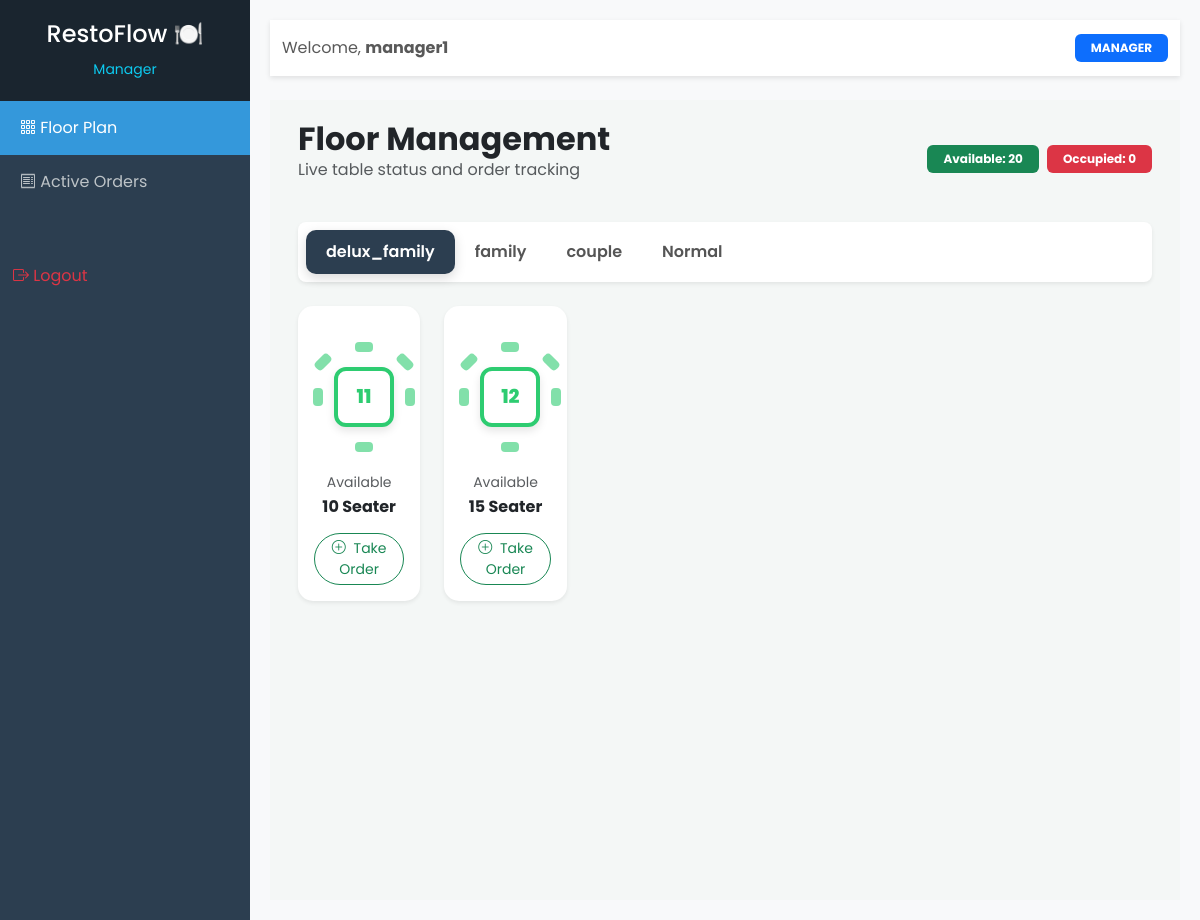
Page /tables/ (signed in) on the committed database.
### users/models.py (models this page shows, shortened)
class User(AbstractUser):
  class Role(models.TextChoices):
    ADMIN = "ADMIN","Admin"
    MANAGER = "MANAGER","Manager"
    CHEF = "CHEF","Chef"
    CASHIER = "CASHIER","Cashier"
  base_role = Role.ADMIN
  role = models.CharField(max_length=10,choices=Role.choices)
  @property
  def is_chef(self):
    return self.role == self.Role.CHEF
  @property
  def is_cashier(self):
    return self.role == self.Role.CASHIER

### core/models.py (models this page shows, shortened)
class TableSection(models.Model):
    name = models.CharField(max_length=50, unique=True, help_text="e.g. AC, Family, Rooftop")
    service_charge_percent = models.DecimalField(
        max_digits=5, decimal_places=2, default=0.00,
        help_text="Family section ke liye 10.00 likhein"
    )
    is_active = models.BooleanField(default=True, help_text="Kya yeh section abhi operational hai?")
    display_order = models.IntegerField(default=0, help_text="Dashboard par kounsa section pehle dikhega")
    class Meta:
        verbose_name_plural = "Table Sections"
        ordering = ['display_order']

class Table(models.Model):
    STATUS_CHOICES = [
        ('AVAILABLE', 'Available'),
        ('OCCUPIED', 'Occupied'),
        ('RESERVED', 'Reserved'), # FUTURE PROOF: Advance booking ke liye
        ('OUT_OF_ORDER', 'Out of Order'), # FUTURE PROOF: Repair/Cleaning ke liye
    ]
    table_number = models.IntegerField(unique=True)
    capacity = models.IntegerField(help_text="Kitne log baith sakte hain")
    section = models.ForeignKey(TableSection, on_delete=models.CASCADE, related_name='tables')
    status = models.CharField(max_length=20, choices=STATUS_CHOICES, default='AVAILABLE')
    is_active = models.BooleanField(default=True, help_text="Kya yeh table use karne layak hai?")
    last_updated = models.DateTimeField(auto_now=True)
    class Meta:
        ordering = ['table_number']

### core/views.py (the view)
# urls.py: path('tables/', views.floor_plan, name='floor_plan'),
@login_required
def floor_plan(request):
    sections = TableSection.objects.filter(is_active=True).prefetch_related('tables')
    return render(request, 'core/floor_plan.html', {
        'sections': sections,
        'available_count': Table.objects.filter(status='AVAILABLE').count(),
        'occupied_count': Table.objects.filter(status='OCCUPIED').count(),
    })

### templates/core/floor_plan.html (shortened to what this page needs)
{% extends 'base.html' %}
{% block content %}
<div class="floor-container">
    <div class="container-fluid">
        <div class="d-flex justify-content-between align-items-center mb-4 px-3">
            <div>
                <h2 class="fw-bold mb-0">Floor Management</h2>
                <p class="text-muted">Live table status and order tracking</p>
            </div>
            <div class="d-flex gap-2">
                <span class="badge bg-success py-2 px-3">Available: {{ available_count }}</span>
                <span class="badge bg-danger py-2 px-3">Occupied: {{ occupied_count }}</span>
            </div>
        </div>
        <ul class="nav nav-pills mb-4 bg-white p-2 rounded-3 shadow-sm mx-3" id="pills-tab" role="tablist">
            {% for section in sections %}
            <li class="nav-item" role="presentation">
                <button class="nav-link {% if forloop.first %}active{% endif %}"
                        id="tab-{{ section.id }}" data-bs-toggle="pill"
                        data-bs-target="#sec-{{ section.id }}" type="button">
                    {{ section.name }}
                </button>
            </li>
            {% endfor %}
        </ul>
        <div class="tab-content px-3" id="pills-tabContent">
            {% for section in sections %}
            <div class="tab-pane fade {% if forloop.first %}show active{% endif %}" id="sec-{{ section.id }}">
                <div class="row g-4">
                    {% for table in section.tables.all %}
                    <div class="col-6 col-md-4 col-lg-3 col-xl-2">
                        <div class="card table-card shadow-sm status-{{ table.status|lower }}">
                            <div class="card-body">
                                <div class="table-wrapper">
                                    <div class="table-core">
                                        {{ table.table_number }}
                                    </div>
                                    {% if table.capacity >= 1 %}<div class="chair chair-top"></div>{% endif %}
                                    {% if table.capacity >= 2 %}<div class="chair chair-bottom"></div>{% endif %}
                                    {% if table.capacity >= 3 %}<div class="chair chair-left"></div>{% endif %}
                                    {% if table.capacity >= 4 %}<div class="chair chair-right"></div>{% endif %}
                                    {% if table.capacity >= 5 %}<div class="chair chair-top-left"></div>{% endif %}
                                    {% if table.capacity >= 6 %}<div class="chair chair-top-right"></div>{% endif %}
                                </div>
                                <div class="text-center mt-2">
                                    <p class="small text-muted mb-1">{{ table.get_status_display }}</p>
                                    <h6 class="fw-bold">{{ table.capacity }} Seater</h6>
                                </div>
                                <div class="mt-3">
                                    {% if table.status == 'AVAILABLE' %}
                                        <a href="{% url 'initiate_order' table.id %}" class="btn btn-sm btn-outline-success w-100 rounded-pill">
                                            <i class="bi bi-plus-circle me-1"></i> Take Order
                                        </a>
                                    {% elif table.status == 'OCCUPIED' %}
                                        <a href="{% url 'initiate_order' table.id %}" class="btn btn-sm btn-danger w-100 rounded-pill shadow-sm">
                                            <i class="bi bi-eye me-1"></i> View/Add Items
                                        </a>
                                    {% else %}
                                        <button class="btn btn-sm btn-secondary w-100 rounded-pill disabled" disabled>Blocked</button>
                                    {% endif %}
                                </div>
                            </div>
                        </div>
                    </div>
                    {% empty %}
                    <div class="col-12 text-center py-5">
                        <i class="bi bi-inbox fs-1 text-muted"></i>
                        <p class="text-muted mt-2">No tables found in this section.</p>
                    </div>
                    {% endfor %}
                </div>
            </div>
            {% endfor %}
        </div>
    </div>
</div>
{% endblock %}

### templates/base.html (shortened to what this page needs)
{% load static %}
<!DOCTYPE html>
<html lang="en">
<head>
    <link href="https://cdn.jsdelivr.net/npm/bootstrap@5.3.0/dist/css/bootstrap.min.css" rel="stylesheet">
    <link rel="stylesheet" href="https://cdn.jsdelivr.net/npm/bootstrap-icons@1.10.5/font/bootstrap-icons.css">
</head>
<body>
<div class="d-flex">
    <nav id="sidebar">
        <div class="sidebar-header">
            <h4>RestoFlow 🍽️</h4>
            <small class="text-info">{{ request.user.get_role_display }}</small>
        </div>
        <ul class="list-unstyled">
            <li class="{% if request.path == '/tables/' %}active{% endif %}">
                <a href="#"><i class="bi bi-grid-3x3-gap"></i> Floor Plan</a>
            </li>
            <li>
                <a href="#"><i class="bi bi-receipt"></i> Active Orders</a>
            </li>
            <li class="mt-5">
                <form action="{% url 'logout' %}" method="post">
                    <button type="submit" class="btn btn-link text-danger w-100 text-start" style="text-decoration: none;">
                        <i class="bi bi-box-arrow-right"></i> Logout
                    </button>
                </form>
            </li>
        </ul>
    </nav>
    <div class="main-content">
        <nav class="navbar navbar-expand-lg navbar-light mb-4">
            <div class="container-fluid">
                <span class="navbar-text">
                    Welcome, <strong>{{ request.user.username }}</strong>
                </span>
                <div class="ms-auto">
                    <span class="badge bg-primary px-3 py-2">{{ request.user.role }}</span>
                </div>
            </div>
        </nav>
        {% block content %}
        {% endblock %}
    </div>
</div>
</body>
</html>

### templates/base.html (style rules this page uses)
body { font-family: 'Poppins', sans-serif; background-color: #f8f9fa; }
#sidebar { min-width: 250px; max-width: 250px; min-height: 100vh; background: #2c3e50; color: white; transition: all 0.3s; }
#sidebar .sidebar-header { padding: 20px; background: #1a252f; text-align: center; }
#sidebar ul li a { padding: 15px 20px; display: block; color: #bdc3c7; text-decoration: none; }
#sidebar ul li.active > a { color: white; background: #3498db; }
.main-content { width: 100%; padding: 20px; }
.navbar { background: white; box-shadow: 0 2px 5px rgba(0,0,0,0.1); }

### templates/core/floor_plan.html (style rules this page uses)
.floor-container { background: #f4f7f6; min-height: 100vh; padding-top: 20px; }
.nav-pills .nav-link { color: #555; font-weight: 600; padding: 10px 20px; border-radius: 10px; transition: 0.3s; }
.nav-pills .nav-link.active { background-color: #2c3e50 !important; color: white !important; box-shadow: 0 4px 12px rgba(0,0,0,0.15); }
.table-wrapper { position: relative; width: 100px; height: 100px; margin: 25px auto; display: flex; align-items: center; justify-content: center; }
.table-core { width: 60px; height: 60px; background: #ffffff; border: 4px solid #95a5a6; border-radius: 12px; z-index: 2; display: flex; align-items: center; justify-content: center; font-weight: 800; font-size: 1.2rem; box-shadow: 0 4px 8px rgba(0,0,0,0.1); transition: 0.3s; }
.chair { position: absolute; width: 18px; height: 10px; background: #bdc3c7; border-radius: 4px; z-index: 1; transition: 0.3s; }
.chair-top { top: -5px; left: 50%; transform: translateX(-50%); }
.chair-bottom { bottom: -5px; left: 50%; transform: translateX(-50%); }
.chair-left { left: -5px; top: 50%; transform: translateY(-50%) rotate(90deg); }
.chair-right { right: -5px; top: 50%; transform: translateY(-50%) rotate(90deg); }
.chair-top-left { top: 10px; left: 0px; transform: rotate(-45deg); }
.chair-top-right { top: 10px; right: 0px; transform: rotate(45deg); }
.status-available .table-core { border-color: #2ecc71; color: #2ecc71; }
.status-available .chair { background: #2ecc71; opacity: 0.6; }
.table-card { border-radius: 15px; border: none; transition: 0.3s; }

### rows in the picture
User: user.role "Manager", user.username "manager1", user.role "MANAGER"
TableSection: name "delux_family"
TableSection: name "family"
TableSection: name "couple"
TableSection: name "Normal"
Table: table_number "11", status "Available", capacity "10", shows "Take Order"
Table: table_number "12", status "Available", capacity "15", shows "Take Order"

### other values in the picture
{{ available_count }} "20"
{{ occupied_count }} "0"
